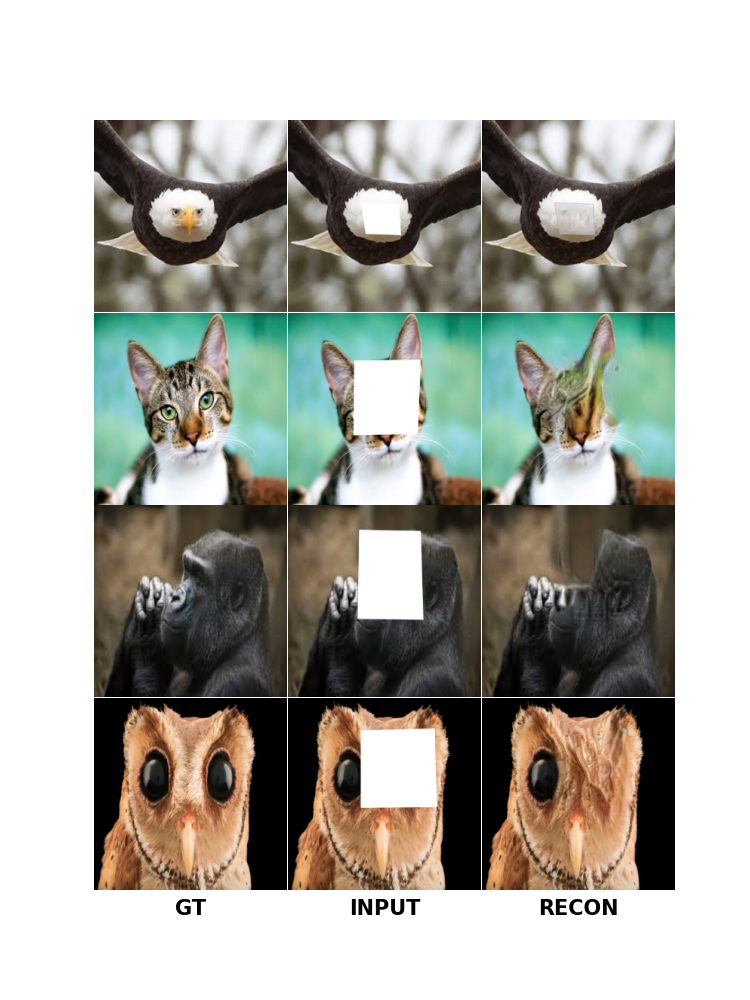
#> input picture Report/limitations.png, 750 x 1000 px
$ python test_single.py --input ../Report/limitations.png
#> lines starting #> are read from the running program, lines starting #| are printed output that depends on the picture; pictures that were not available may be replaced by others from this repository, and a replacement may not be noted
import cv2
import argparse

# Parse arguments.
parser = argparse.ArgumentParser()
parser.add_argument('--mask', type=str, default='')
parser.add_argument('--input', type=str, default='')
parser.add_argument('--output', type=str, default='')
parser.add_argument('--method', type=str, default='telea')
args = parser.parse_args()

# Open the image.
img = cv2.imread(args.input)
#> img is the input picture: shape (1000, 750, 3); mean B, G, R 164.4, 172.3, 172.4
img = cv2.resize(img, (256, 256))
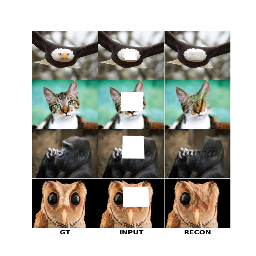
#> img: shape (256, 256, 3); mean B, G, R 164.5, 172.4, 172.5

# Load the mask.
mask = cv2.imread(args.mask, 0)
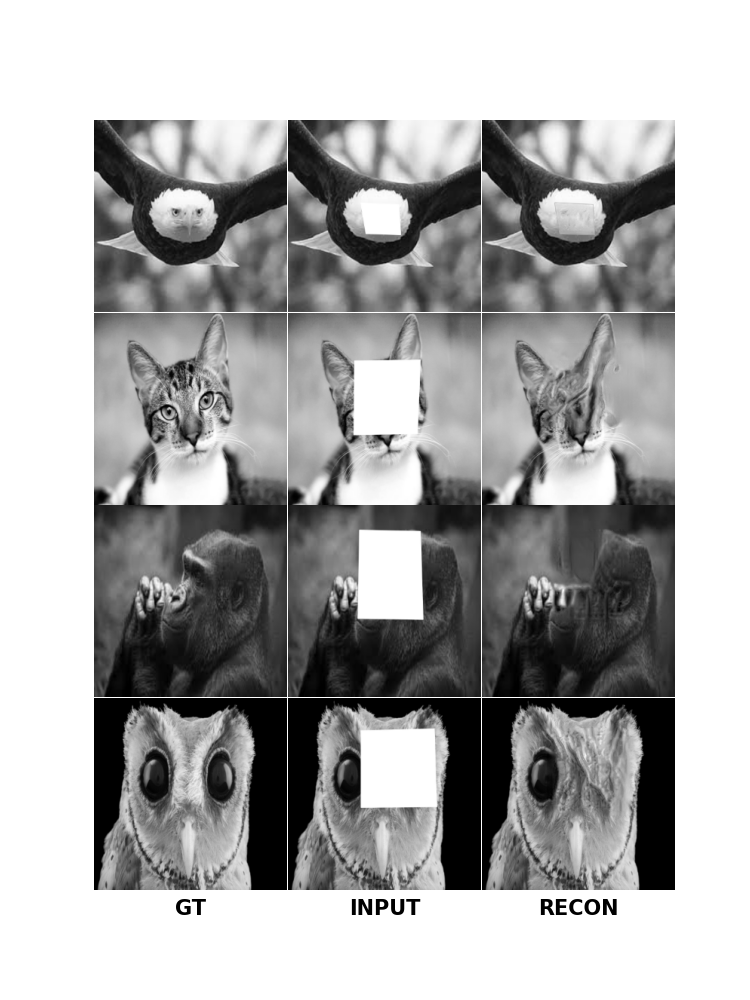
#> mask: shape (1000, 750); min 0, max 255, mean 171.2
mask = cv2.resize(mask, (256, 256))
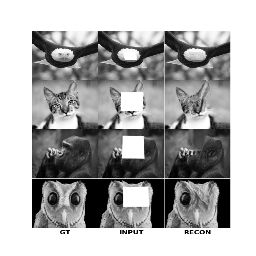
#> mask: shape (256, 256); min 0, max 255, mean 171.3

# Inpaint.
if args.method == 'telea':
    dst = cv2.inpaint(img, mask, 3, cv2.INPAINT_TELEA)
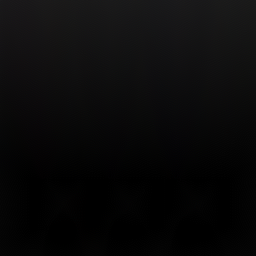
#> dst: shape (256, 256, 3); mean B, G, R 9.8, 9.4, 9.7
else:
    dst = cv2.inpaint(img, mask, 3, cv2.INPAINT_NS)

# Write the output.
cv2.imwrite(args.output, dst)

$ run again, on Report/places2.png
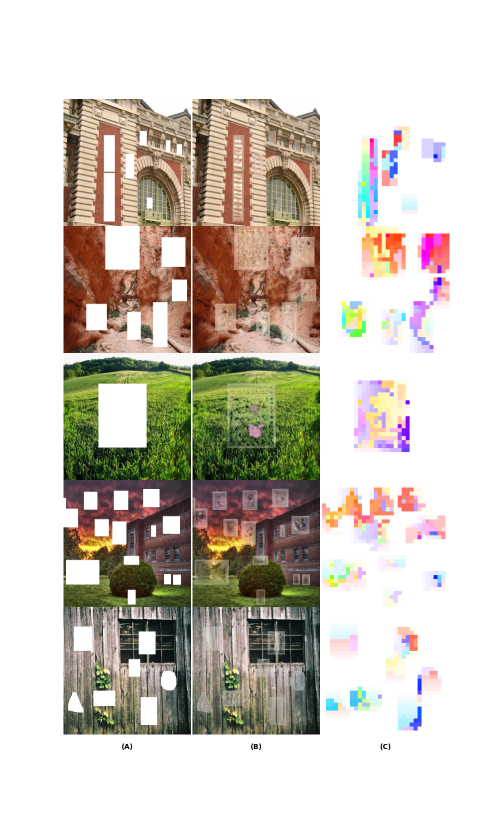
#> input picture Report/places2.png, 1000 x 1650 px (shown at 1/2 size)
#> img is the input picture: shape (1650, 1000, 3); mean B, G, R 191.5, 200.9, 207.6
#> `img = cv2.resize(img, (256, 256))`:
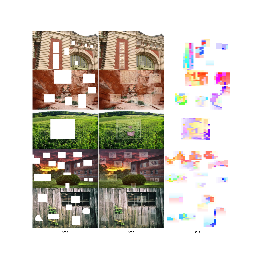
#> img: shape (256, 256, 3); mean B, G, R 191.3, 200.8, 207.5
#> `mask = cv2.resize(mask, (256, 256))`:
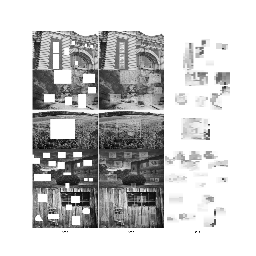
#> mask: shape (256, 256); min 1, max 255, mean 201.5
